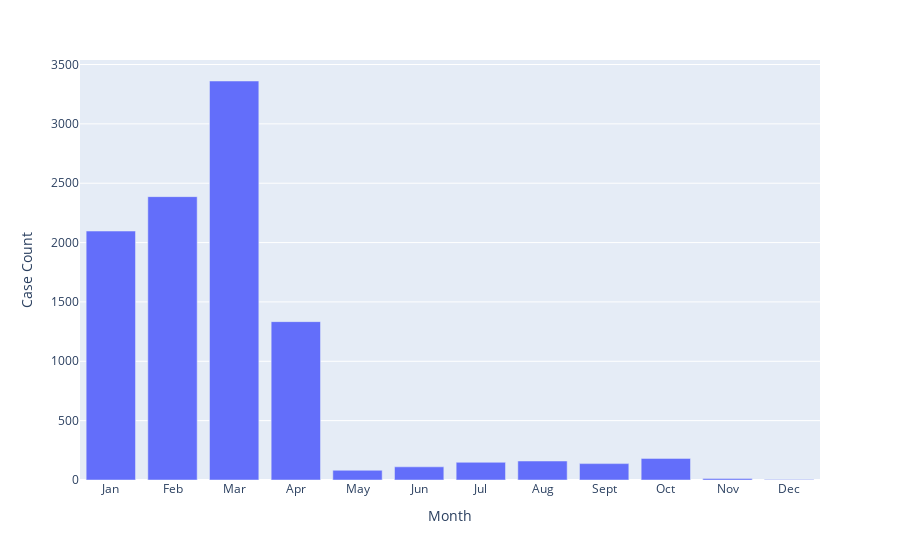

Notebook code for this chart:
### Code cell
px.bar(month_wise_cases, 'Month', 'Case Count')

### Figure 1 — Plotly figure (JSON) as saved in the notebook; plotly's stock layout.template omitted (floating-point values rounded to 4 significant figures)
{"data": [{"alignmentgroup": "True", "hovertemplate": "Month=%{x}<br>Case Count=%{y}<extra></extra>", "legendgroup": "", "marker": {"color": "#636efa", "pattern": {"shape": ""}}, "name": "", "offsetgroup": "", "orientation": "v", "showlegend": false, "textposition": "auto", "type": "bar", "x": ["Jan", "Feb", "Mar", "Apr", "May", "Jun", "Jul", "Aug", "Sept", "Oct", "Nov", "Dec"], "xaxis": "x", "y": [2097, 2387, 3361, 1334, 82, 111, 149, 160, 138, 182, 13, 5], "yaxis": "y"}], "layout": {"barmode": "relative", "legend": {"tracegroupgap": 0}, "margin": {"t": 60}, "xaxis": {"anchor": "y", "domain": [0, 1], "title": {"text": "Month"}}, "yaxis": {"anchor": "x", "domain": [0, 1], "title": {"text": "Case Count"}}}}
